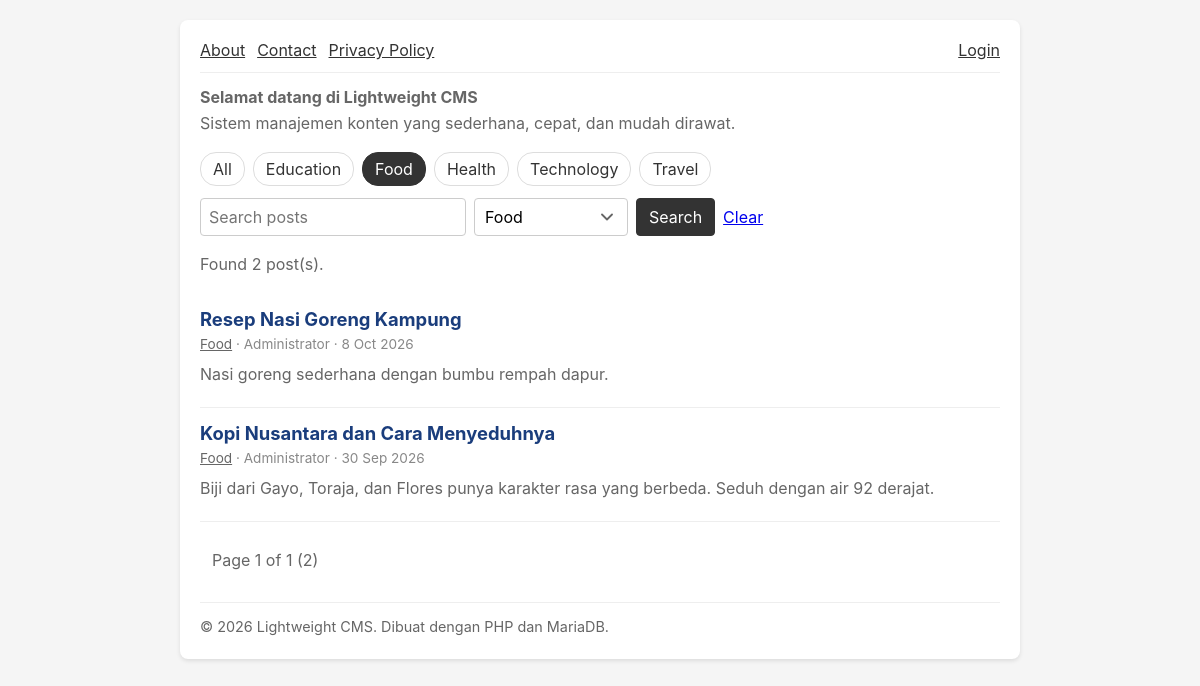
/index.php?category=3, run on the app's committed database.
### tables this page shows
CREATE TABLE IF NOT EXISTS t_single (
    id INT AUTO_INCREMENT PRIMARY KEY,
    user_id INT NOT NULL,
    title VARCHAR(255) NOT NULL,
    content MEDIUMTEXT NOT NULL,
    status ENUM('draft', 'published') NOT NULL DEFAULT 'draft',
    created_at DATETIME NOT NULL DEFAULT CURRENT_TIMESTAMP,
    updated_at DATETIME NOT NULL DEFAULT CURRENT_TIMESTAMP ON UPDATE CURRENT_TIMESTAMP,
    INDEX idx_single_status (status),
    FOREIGN KEY (user_id) REFERENCES t_user (id) ON DELETE RESTRICT
);

CREATE TABLE IF NOT EXISTS t_setting (
    id INT AUTO_INCREMENT PRIMARY KEY,
    setting_key VARCHAR(50) NOT NULL UNIQUE,
    setting_value TEXT NOT NULL
);

CREATE TABLE IF NOT EXISTS t_category (
    id INT AUTO_INCREMENT PRIMARY KEY,
    name VARCHAR(100) NOT NULL UNIQUE,
    description VARCHAR(255) NULL,
    created_at DATETIME NOT NULL DEFAULT CURRENT_TIMESTAMP,
    updated_at DATETIME NOT NULL DEFAULT CURRENT_TIMESTAMP ON UPDATE CURRENT_TIMESTAMP
);

CREATE TABLE IF NOT EXISTS t_post (
    id INT AUTO_INCREMENT PRIMARY KEY,
    user_id INT NOT NULL,
    category_id INT NULL,
    title VARCHAR(255) NOT NULL,
    content MEDIUMTEXT NOT NULL,
    excerpt VARCHAR(500) NULL,
    status ENUM('draft', 'published') NOT NULL DEFAULT 'draft',
    published_at DATETIME NULL,
    created_at DATETIME NOT NULL DEFAULT CURRENT_TIMESTAMP,
    updated_at DATETIME NOT NULL DEFAULT CURRENT_TIMESTAMP ON UPDATE CURRENT_TIMESTAMP,
    INDEX idx_post_status_published (status, published_at),
    FOREIGN KEY (user_id) REFERENCES t_user (id) ON DELETE RESTRICT,
    FOREIGN KEY (category_id) REFERENCES t_category (id) ON DELETE SET NULL
);

CREATE TABLE IF NOT EXISTS t_user (
    id INT AUTO_INCREMENT PRIMARY KEY,
    username VARCHAR(50) NOT NULL UNIQUE,
    email VARCHAR(100) NOT NULL UNIQUE,
    password_hash VARCHAR(255) NOT NULL,
    display_name VARCHAR(100) NOT NULL,
    bio TEXT NULL,
    role ENUM('admin', 'author') NOT NULL DEFAULT 'author',
    must_change_password TINYINT(1) NOT NULL DEFAULT 0,
    created_at DATETIME NOT NULL DEFAULT CURRENT_TIMESTAMP,
    updated_at DATETIME NOT NULL DEFAULT CURRENT_TIMESTAMP ON UPDATE CURRENT_TIMESTAMP
);

### config/database.php (called while the page is built, shortened)
<?php
function getDatabase() {
    try {
        $dsn = 'mysql:host=' . DB_HOST . ';dbname=' . DB_NAME . ';charset=utf8mb4';
        $pdo = new PDO($dsn, DB_USER, DB_PASS);
        $pdo->setAttribute(PDO::ATTR_ERRMODE, PDO::ERRMODE_EXCEPTION);
        return $pdo;
    } catch (PDOException $e) {
        throw new Exception('Database connection failed: ' . $e->getMessage());
    }
}

### models/single.php (called while the page is built)
<?php
function getPublishedSingles() {
    return getDatabase()->query("SELECT id, title FROM t_single WHERE status = 'published' ORDER BY id")->fetchAll(PDO::FETCH_ASSOC);
}

### utils/auth.php (called while the page is built, shortened)
<?php
function currentUser() {
    static $user = false;
    if ($user === false) {
        $user = null;
    }
    return $user;
}

### utils/image.php (called while the page is built, shortened)
<?php
function settingImages() {
    return [
        'banner' => ['label' => 'Header Banner', 'name' => 'header', 'types' => ['png']],
        'favicon' => ['label' => 'Favicon', 'name' => 'favicon', 'types' => ['png', 'ico']],
    ];
}
function settingImageUrl($key) {
    $images = settingImages();
    $newest = '';
    foreach ($images[$key]['types'] as $type) {
        $fileName = $images[$key]['name'] . '.' . $type;
        $path = SITES_DIR . '/' . $fileName;
    }
    return $newest;
}

### controllers/home.php (called while the page is built, shortened)
<?php
$bannerUrl = settingImageUrl('banner');
$headerText = getSetting('header_text');
$footerText = getSetting('footer_text');
$page_number = isset($_GET['p']) ? (int) $_GET['p'] : 1;
$keyword = isset($_GET['q']) && is_string($_GET['q']) ? mb_substr(trim($_GET['q']), 0, 100) : '';
$categoryId = isset($_GET['category']) && is_string($_GET['category']) && ctype_digit($_GET['category']) ? (int) $_GET['category'] : 0;
$categories = getCategories();
$filterParams = [];
if ($categoryId > 0) {
    $filterParams['category'] = $categoryId;
}
$pagination = getPagination(countPublishedPosts($categoryId, $keyword), $page_number, getPerPage());
$posts = getPublishedPosts($categoryId, $keyword, $pagination['per_page'], $pagination['offset']);

### models/setting.php (called while the page is built, shortened)
<?php
function getSetting($key, $default = '') {
    try {
        $pdo = getDatabase();
        $stmt = $pdo->prepare('SELECT setting_value FROM t_setting WHERE setting_key = ?');
        $stmt->execute([$key]);
        $value = $stmt->fetchColumn();
        return $value === false ? $default : $value;
    } catch (Exception $e) {
        return $default;
    }
}
function getPerPage() {
    $perPage = (int) getSetting('per_page', 5);
    return $perPage > 0 ? $perPage : 5;
}

### utils/html.php (called while the page is built, shortened)
<?php
function sanitizeHtml($html) {
    $doc = new DOMDocument();
    $doc->loadHTML('<?xml encoding="utf-8"?><div id="root">' . $html . '</div>', LIBXML_NOERROR | LIBXML_NOWARNING);
    $root = $doc->getElementById('root');
    $result = '';
    foreach ($root->childNodes as $child) {
        $result .= $doc->saveHTML($child);
    }
    return $result;
}
function cleanHtmlNode($node) {
    foreach (iterator_to_array($node->childNodes) as $child) {
        if ($child->nodeType === XML_TEXT_NODE) {
            continue;
        }
        $tag = strtolower($child->nodeName);
    }
}

### models/category.php (called while the page is built)
<?php
function getCategories() {
    return getDatabase()->query('SELECT id, name FROM t_category ORDER BY name')->fetchAll(PDO::FETCH_ASSOC);
}

### models/post.php (called while the page is built, shortened)
<?php
function publishedPostCondition($categoryId, $keyword) {
    $where = ["p.status = 'published'"];
    $params = [];
    if ($categoryId > 0) {
        $where[] = 'p.category_id = :category_id';
        $params['category_id'] = (int) $categoryId;
    }
    return [' WHERE ' . implode(' AND ', $where), $params];
}
function countPublishedPosts($categoryId, $keyword) {
    [$where, $params] = publishedPostCondition($categoryId, $keyword);
    $stmt = getDatabase()->prepare('SELECT COUNT(*) FROM t_post p' . $where);
    $stmt->execute($params);
    return (int) $stmt->fetchColumn();
}
function getPublishedPosts($categoryId, $keyword, $limit, $offset) {
    [$where, $params] = publishedPostCondition($categoryId, $keyword);
    $sql = 'SELECT p.id, p.title, p.content, p.excerpt, p.category_id, c.name AS category_name, u.display_name AS author_name,
                   COALESCE(p.published_at, p.created_at) AS shown_at
            FROM t_post p
            JOIN t_user u ON u.id = p.user_id
            LEFT JOIN t_category c ON c.id = p.category_id' . $where . '
            ORDER BY shown_at DESC, p.id DESC
            LIMIT :limit OFFSET :offset';
    $stmt = getDatabase()->prepare($sql);
    foreach ($params as $name => $value) {
        $stmt->bindValue(':' . $name, $value);
    }
    $stmt->bindValue(':limit', (int) $limit, PDO::PARAM_INT);
    $stmt->bindValue(':offset', (int) $offset, PDO::PARAM_INT);
    $stmt->execute();
    return $stmt->fetchAll(PDO::FETCH_ASSOC);
}
function postSnippet($post, $length = 200) {
    $excerpt = trim((string) ($post['excerpt'] ?? ''));
    if ($excerpt !== '') {
        return $excerpt;
    }
    $content = preg_replace('/<\/?(?:p|br|div|li|ul|ol|h[1-6]|blockquote|pre|tr|td)\b[^>]*>/i', ' ', (string) $post['content']);
    $text = html_entity_decode(strip_tags($content), ENT_QUOTES, 'UTF-8');
    $text = trim(preg_replace('/\s+/u', ' ', $text));
    return mb_strlen($text) > $length ? mb_substr($text, 0, $length) . '...' : $text;
}

### views/home.php (the view, shortened to what this page needs)
<?php include __DIR__ . '/header.php'; ?>
        <div class="home-bar">
            <nav class="category-menu">
                <a href="index.php" class="<?= $categoryId === 0 ? 'active' : '' ?>">All</a>
                <?php foreach ($categories as $category): ?>
                    <a href="index.php?category=<?= (int) $category['id'] ?>" class="<?= $categoryId === (int) $category['id'] ? 'active' : '' ?>"><?= htmlspecialchars($category['name']) ?></a>
                <?php endforeach; ?>
            </nav>
            <form method="get" action="index.php" class="search-form home-search">
                <input type="text" name="q" value="<?= htmlspecialchars($keyword) ?>" placeholder="Search posts" maxlength="100">
                <select name="category">
                    <?php foreach ($categories as $category): ?>
                        <option value="<?= (int) $category['id'] ?>" <?= $categoryId === (int) $category['id'] ? 'selected' : '' ?>><?= htmlspecialchars($category['name']) ?></option>
                    <?php endforeach; ?>
                </select>
                <button type="submit">Search</button>
                <?php if ($filterParams): ?>
                    <a href="index.php">Clear</a>
                <?php endif; ?>
            </form>
        </div>
        <?php if ($filterParams): ?>
            <p>Found <?= (int) $pagination['total_data'] ?> post(s).</p>
        <?php endif; ?>
        <?php foreach ($posts as $post): ?>
            <article class="post-item">
                <h2><a href="index.php?page=post&amp;id=<?= (int) $post['id'] ?>"><?= htmlspecialchars($post['title']) ?></a></h2>
                <p class="post-meta">
                    <?php if ($post['category_name'] !== null): ?>
                        <a href="index.php?category=<?= (int) $post['category_id'] ?>"><?= htmlspecialchars($post['category_name']) ?></a> &middot;
                    <?php endif; ?>
                    <?= htmlspecialchars($post['author_name']) ?> &middot; <?= htmlspecialchars(date('j M Y', strtotime($post['shown_at']))) ?>
                </p>
                <p><?= htmlspecialchars(postSnippet($post)) ?></p>
            </article>
        <?php endforeach; ?>
        <?= renderPagination($pagination, $filterParams) ?>
<?php include __DIR__ . '/footer.php'; ?>

### views/public-nav.php
<nav class="nav public-nav">
    <div class="public-menu">
        <?php foreach ($publicSingles as $single): ?>
            <a href="index.php?page=single&amp;id=<?= (int) $single['id'] ?>"><?= htmlspecialchars($single['title']) ?></a>
        <?php endforeach; ?>
    </div>
    <div class="public-user">
        <?php if ($navUser): ?>
            <a href="index.php?page=dashboard"><?= htmlspecialchars($navUser['display_name']) ?></a>
        <?php else: ?>
            <a href="index.php?page=login">Login</a>
        <?php endif; ?>
    </div>
</nav>

### views/public-header.php (shortened to what this page needs)
<?php if ($bannerUrl !== '' || trim($headerText) !== ''): ?>
        <header class="site-header">
            <?php if (trim($headerText) !== ''): ?>
                <div class="site-header-text"><?= sanitizeHtml($headerText) ?></div>
            <?php endif; ?>
        </header>
<?php endif; ?>

### views/public-footer.php
<?php if (trim($footerText) !== ''): ?>
        <footer class="site-footer"><?= sanitizeHtml($footerText) ?></footer>
<?php endif; ?>

### public/css/style.css (style rules this page uses)
body { font-family: -apple-system, BlinkMacSystemFont, "Segoe UI", sans-serif; margin: 0; padding: 20px; background: #f5f5f5; }
p { color: #666; line-height: 1.6; }
.nav { display: flex; flex-wrap: wrap; align-items: center; gap: 12px; padding-bottom: 12px; margin-bottom: 12px; border-bottom: 1px solid #eee; }
.nav a { color: #333; }
button { padding: 8px 12px; border: 1px solid #333; border-radius: 4px; background: #333; color: white; font: inherit; cursor: pointer; }
.search-form { display: flex; flex-wrap: wrap; align-items: center; gap: 8px; margin-bottom: 12px; }
.search-form input[type="text"] { flex: 1; min-width: 180px; max-width: 320px; padding: 8px; border: 1px solid #ccc; border-radius: 4px; font: inherit; }
.site-header { margin-bottom: 16px; }
.site-header-text, .site-footer { color: #666; line-height: 1.6; }
.site-header-text > :first-child, .site-footer > :first-child { margin-top: 0; }
.site-header-text > :last-child, .site-footer > :last-child { margin-bottom: 0; }
.site-footer { margin-top: 24px; padding-top: 12px; border-top: 1px solid #eee; font-size: 0.9em; }
.search-form select { padding: 8px 36px 8px 10px; border: 1px solid #ccc; border-radius: 4px; font: inherit; appearance: none; }
.public-nav { justify-content: space-between; }
.public-menu, .public-user { display: flex; flex-wrap: wrap; align-items: center; gap: 12px; }
.home-bar { display: flex; flex-wrap: wrap; align-items: center; justify-content: space-between; gap: 12px; margin: 16px 0; }
.category-menu { display: flex; flex-wrap: wrap; gap: 8px; }
.category-menu a { padding: 6px 12px; border: 1px solid #ddd; border-radius: 16px; color: #333; text-decoration: none; background: white; }
.category-menu a.active { background: #333; border-color: #333; color: white; }
.home-search { margin-bottom: 0; }
.post-item { padding: 14px 0; border-bottom: 1px solid #eee; }
.post-item h2 { margin: 0 0 4px; font-size: 1.15em; }
.post-item h2 a { color: #1a3d7c; text-decoration: none; }
.post-meta { margin: 0 0 6px; font-size: 0.85em; color: #888; }
.post-meta a { color: #666; }
.post-item p { margin: 0 0 6px; }

### data on the page
t_single: title "About"
t_single: title "Contact"
t_single: title "Privacy Policy"
t_setting: setting_value "Selamat datang di Lightweight CMS Sistem manajemen konten yang sederhana, cepat, dan mudah dirawat."
t_category: name "Education"
t_category: name "Food"
t_category: name "Health"
t_category: name "Technology"
t_category: name "Travel"
t_post: title "Resep Nasi Goreng Kampung", category.name "Food", user.display_name "Administrator", shown_at "8 Oct 2026", excerpt "Nasi goreng sederhana dengan bumbu rempah dapur."
t_post: title "Kopi Nusantara dan Cara Menyeduhnya", category.name "Food", user.display_name "Administrator", shown_at "30 Sep 2026", content "Biji dari Gayo, Toraja, dan Flores punya karakter rasa yang berbeda. Seduh dengan air 92 derajat."
t_setting: setting_value "© 2026 Lightweight CMS. Dibuat dengan PHP dan MariaDB."

### other printed values
$pagination['total_data'] "2"
$current "1"
$total "1"
form field category "Food"
